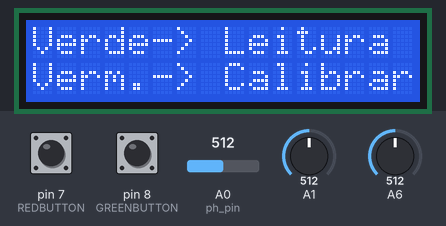
A sketch run on a simulated Arduino Uno, built with avr-gcc and run on an emulated ATmega328P. Parts: 16×2 character LCD. The test bench sets the inputs (shaded band); at power-on: pin 8 (GREENBUTTON) LOW, A0 (ph_pin) = 512, pin 7 (REDBUTTON) LOW, A1 = 512, A6 = 512. What the sketch prints to the serial monitor is not drawn.

Above: at 1.2 s.
1.3 s: pin 8 (GREENBUTTON) pulled HIGH for 0.15 s
At 2.3 s:
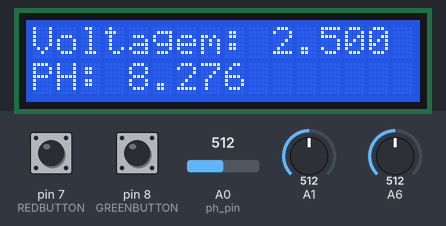
4.4 s: A0 (ph_pin) set to 716
At 5.3 s:
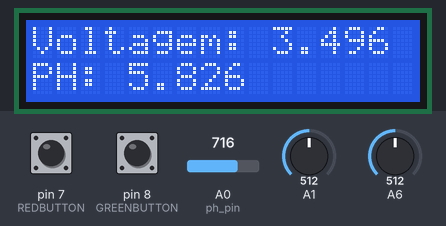
7.4 s: A0 (ph_pin) set to 900
At 10.3 s:
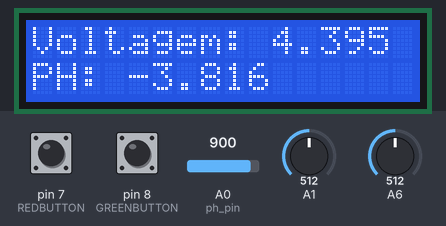
10.4 s: pin 7 (REDBUTTON) pulled HIGH for 3.2 s
At 12.5 s:
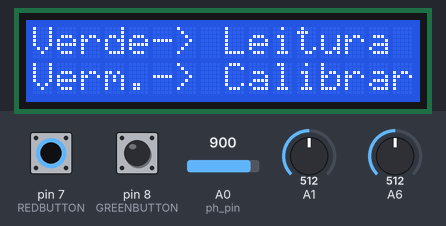
15.1 s: pin 8 (GREENBUTTON) pulled HIGH for 1 s
At 15.6 s:
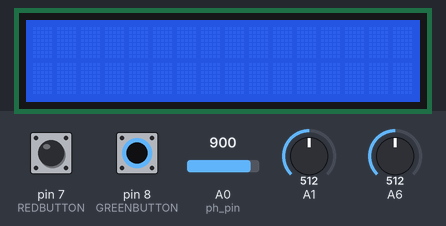
19.1 s: A0 (ph_pin) set to 1023
At 22.4 s:
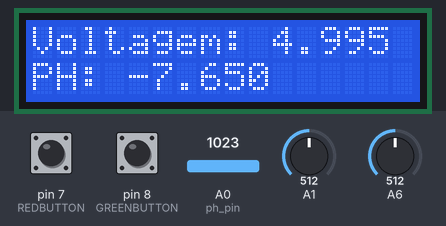
Timing chart, 0 to 23.1 s (numbered marks = the images above; inputs shaded):
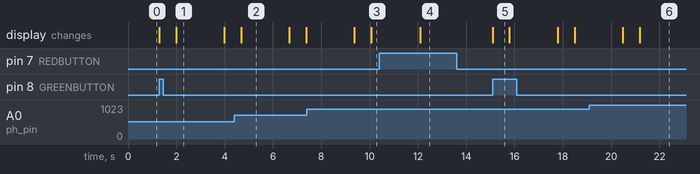

Measured:
- after the input at 1.3 s, the display: first changes at once (image 1 shows a later state)
- after the input at 4.4 s, the display: changes after 0.28 s (image 2)
- after the input at 7.4 s, the display: first differs from a run without the input after 2.7 s (image 3)
- after the input at 10.4 s, the display: changes after 1.7 s (image 4)
- after the input at 15.1 s, the display: changes at once (image 5)
- after the input at 19.1 s, the display: first differs from a run without the input after 2.1 s (image 6)
- what the display in image 1 shows lasts 2.0 s, from 2.0 s to 4.0 s

The sketch:

ph3.ino
```cpp
/*
 * Modificado por Projeto Básico
 * www.youtube.com/c/projetobasicos
 * www.rpsilva100.blogspot.com
 * codigo original disponivél em
 * https://forum.arduino.cc/index.php?topic=336012.0
 *
 */
#include <Wire.h>
#include <LiquidCrystal_I2C.h>
// Inicializa o display no endereco 0x27
LiquidCrystal_I2C lcd(0x27,2,1,0,4,5,6,7,3, POSITIVE);
const int REDBUTTON = 7;
const int GREENBUTTON = 8;
int vREDBUTTON = 0;
int vGREENBUTTON = 0;

int ph_pin = A0; //This is the pin number connected to Po

void setup() {
  lcd.begin (16,2);
  lcd.clear();
  lcd.setBacklight(HIGH);
  Serial.begin(9600);
  Serial.println("         Projeto basico");
  Serial.println("www.youtube.com/c/projetobasicos");

  pinMode(REDBUTTON, INPUT);
  pinMode(GREENBUTTON, INPUT);
  }

void leitura(){
  while(true){
    vREDBUTTON = digitalRead(REDBUTTON);
    if(vREDBUTTON == HIGH){
      break;
    }

    lcd.clear();
    float soma=0, Po=0, P1=0;
  double voltage;
  int measure=0;
  float PH_step;
  for(int i=0;i<2000;i++){
     measure = analogRead(ph_pin);

    P1 = 1023 - analogRead(measure);  // Read and reverse the analogue input value from the pH sensor.
    P1 = map(P1, 0, 1023, 0, 14);   // Map the '0 to 1023' result to '0 to 14'.
    //Serial.println(P1);             // Print the result in the serial monitor.
    //delay(1000);

  voltage = 5 / 1024.0 * measure; //classic digital to voltage conversion

  PH_step = (2.7 - 3.17) / (7 - 4);

  //float PH_probe = PH7 - ((voltage@PH7 - voltage@probe) / PH_step)

    Po = 7 - ((2.7 - voltage) / PH_step);
    soma+=Po;
  }

  Po=soma/2000;
  if(Po < 4){

  }else if(Po < 5){

  }else if (Po < 6){

  }else if(Po<7){
    Po+=0.36;
  }else if (Po >= 9){

  }else if (Po >= 10){

  }
  Serial.print("Measure: ");
  Serial.print(measure);

  Serial.print("\tVoltage: ");
  Serial.print(voltage, 3);
  lcd.setCursor(0,0);
  lcd.print("Voltagem: ");
  lcd.setCursor(10,0);
  lcd.print(voltage, 3);

  Serial.print("\tPH: ");
  Serial.print(Po, 2);
  lcd.setCursor(0,1);
  lcd.print("PH: ");
  lcd.setCursor(4,1);
  lcd.print(Po, 3);

  Serial.println("");
  delay(2000);
  soma=0;
  Po=0;
 }

}

void loop() {
  lcd.setCursor(0,0);
  lcd.print("Verde-> Leitura");
  lcd.setCursor(0,1);
  lcd.print("Verm.-> Calibrar");

  vREDBUTTON = digitalRead(REDBUTTON);
  vGREENBUTTON = digitalRead(GREENBUTTON);

  if(vGREENBUTTON == HIGH) {
    leitura();
  }

}
```
